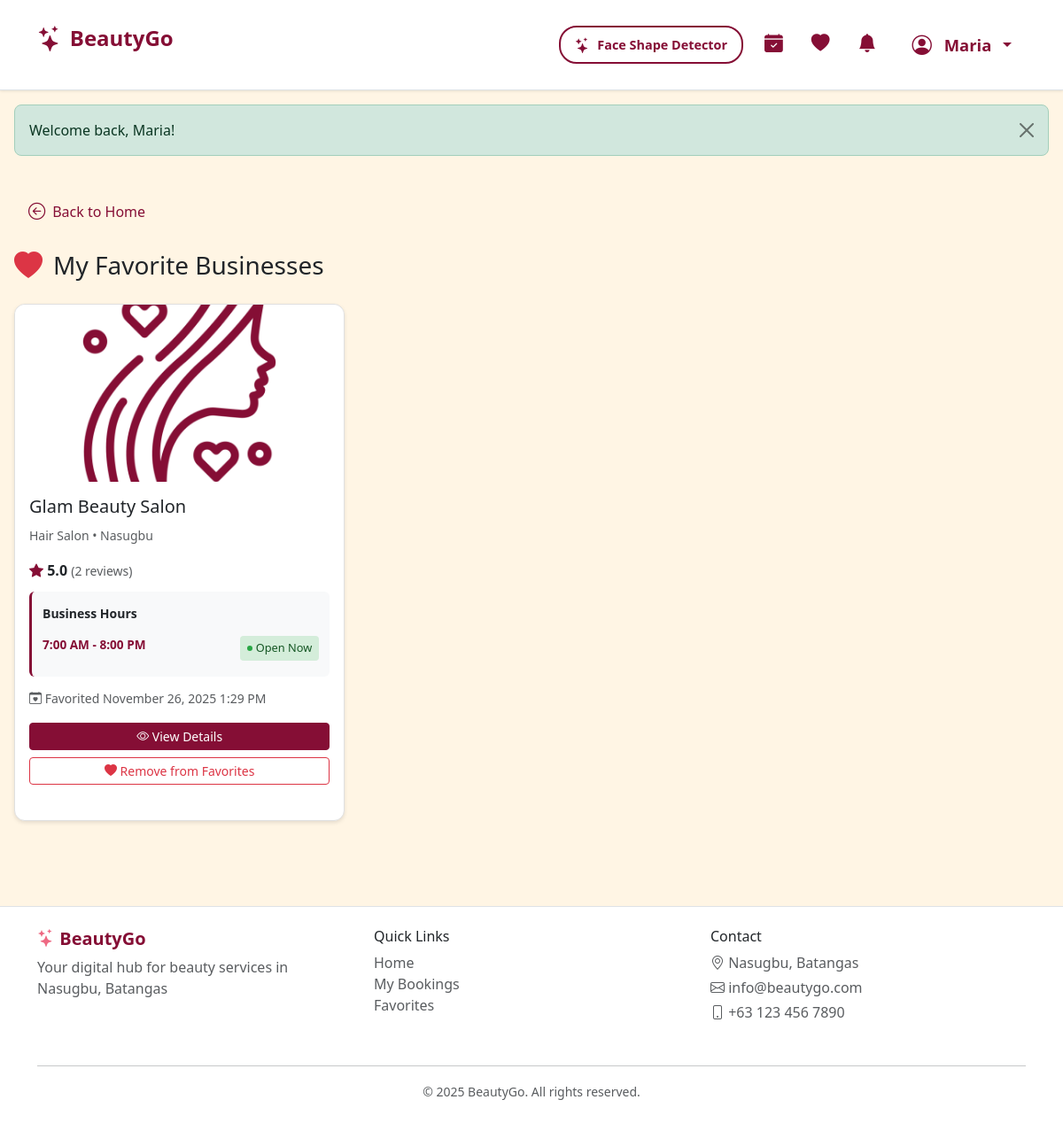
The page /favorites.php (signed in) on the database its author committed.
### tables this page shows
CREATE TABLE `customers` (
  `customer_id` int(11) NOT NULL,
  `fname` varchar(255) DEFAULT NULL,
  `mname` varchar(255) DEFAULT NULL,
  `surname` varchar(255) DEFAULT NULL,
  `cstmr_num` varchar(255) DEFAULT NULL,
  `cstmr_email` varchar(255) DEFAULT NULL,
  `cstmr_password` varchar(255) DEFAULT NULL,
  `cstmr_address` varchar(255) DEFAULT NULL,
  `registration_date` timestamp NOT NULL DEFAULT current_timestamp(),
  `profile_pic` longblob DEFAULT NULL
);

CREATE TABLE `favorites` (
  `favorite_id` int(11) NOT NULL,
  `customer_id` int(11) NOT NULL,
  `business_id` int(11) NOT NULL,
  `created_at` timestamp NOT NULL DEFAULT current_timestamp(),
  `is_new` tinyint(1) DEFAULT 1 COMMENT '1 = new/unseen, 0 = seen'
);

CREATE TABLE `businesses` (
  `business_id` int(11) NOT NULL,
  `business_name` varchar(255) DEFAULT NULL,
  `business_type` varchar(255) DEFAULT NULL,
  `business_desc` text DEFAULT NULL,
  `business_num` varchar(255) DEFAULT NULL,
  `business_email` varchar(255) DEFAULT NULL,
  `business_password` varchar(255) DEFAULT NULL,
  `business_address` varchar(255) DEFAULT NULL,
  `opening_hour` time NOT NULL,
  `closing_hour` time NOT NULL,
  `city` varchar(50) NOT NULL,
  `location` point DEFAULT NULL
);

### favorites.php (the view, shortened to what the rows shown need)
<?php
require_once 'backend/function_utilities.php';
require_once 'backend/function_customers.php';
require_once 'backend/function_favorites.php';
require_once 'backend/function_reviews.php';
$favorites = getCustomerFavorites($_SESSION['customer_id']);
include 'includes/header.php';
?>
<main class="container-fluid px-2 px-md-3 py-3 py-md-4">
    <div class="row">
        <div class="col-12">
            <h2 class="mb-4 favorites-heading">
                <i class="bi bi-heart-fill text-danger"></i> My Favorite Businesses
            </h2>
            <?php if (empty($favorites)): ?>
                <div class="text-center py-5">
                    <i class="bi bi-heart" style="font-size: 4rem; color: var(--color-burgundy);"></i>
                    <h4 class="mt-3">No favorites yet</h4>
                    <p class="text-muted">Start adding your favorite beauty businesses!</p>
                    <a href="index.php" class="btn btn-primary mt-3">
                        <i class="bi bi-search"></i> Browse Businesses
                    </a>
                </div>
            <?php else: ?>
                <div class="row">
                    <?php foreach ($favorites as $business): ?>
                        <?php
                        $businessImage = null;
                        if (!$businessImage) {
                            $defaultImages = [
                                'hair salon' => 'resources/salon.png',
                                'spa & wellness' => 'resources/spa.png',
                                'barbershop' => 'resources/barbers.png',
                                'beauty clinic' => 'resources/clinic.png',
                                'nail salon' => 'resources/nails.png'
                            ];
                            $businessType = strtolower($business['business_type'] ?? 'salon');
                            $businessImage = $defaultImages[$businessType] ?? 'resources/default.png';
                        }
                        $avgRating = calculateAverageRating($business['business_id']);
                        $reviews = getBusinessReviews($business['business_id']);
                        $reviewCount = count($reviews);
                        $conn = getDbConnection();
                        $stmtBusiness = $conn->prepare("
                            SELECT opening_hour, closing_hour
                            FROM businesses
                            WHERE business_id = ?
                        ");
                        $stmtBusiness->bind_param("i", $business['business_id']);
                        $stmtBusiness->execute();
                        $resultBusiness = $stmtBusiness->get_result();
                        $businessHours = $resultBusiness->fetch_assoc();
                        $isOpen = false;
                        if ($businessHours) {
                            $openingTime = substr($businessHours['opening_hour'], 0, 5);
                            $closingTime = substr($businessHours['closing_hour'], 0, 5);
                            $currentTime = date('H:i');
                            $isOpen = ($currentTime >= $openingTime && $currentTime < $closingTime);
                        }
                        ?>
                        <div class="col-md-4 mb-4">
                            <div class="card h-100 favorite-business-card">
                                <img src="<?php echo htmlspecialchars($businessImage); ?>"
                                     class="card-img-top business-image"
                                     alt="<?php echo htmlspecialchars($business['business_name']); ?>"
                                     onerror="this.src='resources/default.png'">
                                <div class="card-body">
                                    <h5 class="card-title"><?php echo htmlspecialchars($business['business_name']); ?></h5>
                                    <p class="card-text">
                                        <small class="text-muted">
                                            <?php echo ucfirst($business['business_type']); ?> • <?php echo htmlspecialchars($business['city']); ?>
                                        </small>
                                    </p>
                                    <div class="mb-2">
                                        <i class="bi bi-star-fill" style="color: var(--color-burgundy);"></i>
                                        <strong><?php echo number_format($avgRating, 1); ?></strong>
                                        <small class="text-muted">(<?php echo $reviewCount; ?> reviews)</small>
                                    </div>
                                    <?php if ($businessHours): ?>
                                        <div class="business-hours-info">
                                            <small><strong>Business Hours</strong></small>
                                            <div class="hours-row">
                                                <span class="hours-time">
                                                    <?php echo date('g:i A', strtotime($businessHours['opening_hour'])); ?> - <?php echo date('g:i A', strtotime($businessHours['closing_hour'])); ?>
                                                </span>
                                                <span class="business-status <?php echo $isOpen ? 'open' : 'closed'; ?>">
                                                    <span class="status-dot <?php echo $isOpen ? 'open' : 'closed'; ?>"></span>
                                                    <?php echo $isOpen ? 'Open Now' : 'Closed'; ?>
                                                </span>
                                            </div>
                                        </div>
                                    <?php endif; ?>
                                    <small class="text-muted">
                                        <i class="bi bi-calendar-heart"></i>
                                        Favorited <?php echo formatDateTime($business['favorited_at']); ?>
                                    </small>
                                    <div class="mt-3">
                                        <a href="business-detail.php?id=<?php echo $business['business_id']; ?>"
                                           class="btn btn-primary btn-sm w-100 mb-2">
                                            <i class="bi bi-eye"></i> View Details
                                        </a>
                                        <button class="btn btn-outline-danger btn-sm w-100"
                                                onclick="removeFavorite(<?php echo $business['business_id']; ?>)">
                                            <i class="bi bi-heart-fill"></i> Remove from Favorites
                                        </button>
                                    </div>
                                </div>
                            </div>
                        </div>
                    <?php endforeach; ?>
                </div>
            <?php endif; ?>
        </div>
    </div>
</main>
<?php include 'includes/footer.php'; ?>

### includes/header.php (shortened to what the rows shown need)
<!DOCTYPE html>
<html lang="en">
<head>
    <link href="https://cdn.jsdelivr.net/npm/bootstrap@5.3.0/dist/css/bootstrap.min.css" rel="stylesheet">
    <link rel="stylesheet" href="https://cdn.jsdelivr.net/npm/bootstrap-icons@1.10.0/font/bootstrap-icons.css">
    <link rel="stylesheet" href="css/styles.css?v=<?php echo time(); ?>">
</head>
<body>
    <nav class="navbar navbar-expand-lg navbar-light bg-white border-bottom sticky-top">
        <div class="container">
            <div class="collapse navbar-collapse" id="navbarNav">
                <ul class="navbar-nav ms-auto">
                    <?php if (isLoggedIn()): ?>
                        <?php
                        if (isBusinessLoggedIn()) {
                            $currentUser = getCurrentBusiness();
                            $displayName = $currentUser['business_name'] ?? 'Business';
                        } else {
                            $currentUser = getCurrentCustomer();
                            $displayName = $currentUser['fname'] ?? 'User';
                        }
                        ?>
                        <?php if (isBusinessLoggedIn()): ?>
                        <li class="nav-item dropdown profile-dropdown">
                            <a class="nav-link dropdown-toggle d-flex align-items-center gap-2" href="#" id="businessDropdown" role="button" data-bs-toggle="dropdown" aria-expanded="false">
                                <i class="bi bi-building"></i>
                                <span><?php echo htmlspecialchars($currentUser['business_name']); ?></span>
                            </a>
                                <ul class="dropdown-menu dropdown-menu-end" aria-labelledby="businessDropdown">
                                    <li><a class="dropdown-item" href="business-dashboard.php"><i class="bi bi-speedometer2"></i> Dashboard</a></li>
                                    <li><a class="dropdown-item" href="business-profile.php"><i class="bi bi-person-circle"></i> Profile</a></li>
                                    <li><hr class="dropdown-divider"></li>
                                    <li>
                                        <form action="backend/auth.php" method="POST" class="d-inline">
                                            <input type="hidden" name="action" value="logout">
                                            <button type="submit" class="dropdown-item text-danger"><i class="bi bi-box-arrow-right"></i> Logout</button>
                                        </form>
                                    </li>
                                </ul>
                            </li>
                        <?php else: ?>
                            <?php
                            $customerProfilePic = null;
                            if (isset($currentUser['customer_id'])) {
                                $conn = getDbConnection();
                                $stmt = $conn->prepare("SELECT profile_pic FROM customers WHERE customer_id = ?");
                                $stmt->bind_param("i", $currentUser['customer_id']);
                                $stmt->execute();
                                $result = $stmt->get_result();
                                if ($row = $result->fetch_assoc()) {
                                    $customerProfilePic = $row['profile_pic'];
                                }
                            }
                            ?>
                            <li class="nav-item dropdown profile-dropdown">
                                <a class="nav-link dropdown-toggle d-flex align-items-center gap-2" href="#" id="userDropdown" role="button" data-bs-toggle="dropdown" aria-expanded="false">
                                    <?php if (!empty($customerProfilePic)): ?>
                                        <img
                                             alt="Profile"
                                             style="width: 32px; height: 32px; border-radius: 50%; object-fit: cover; border: 2px solid var(--color-burgundy);">
                                    <?php else: ?>
                                        <i class="bi bi-person-circle"></i>
                                    <?php endif; ?>
                                    <span><?php echo htmlspecialchars($displayName); ?></span>
                                </a>
                            </li>
                        <?php endif; ?>
                    <?php endif; ?>
                </ul>
            </div>
        </div>
    </nav>

### rows shown on the page
customers: fname "Maria"
favorites: business.business_name "Glam Beauty Salon", business.business_type "Hair Salon", business.city "Nasugbu", avgRating "5.0", reviewCount "2", business.opening_hour "7:00 AM", business.closing_hour "8:00 PM", created_at "November 26, 2025 1:29 PM"

### other values the page prints
$_SESSION['success'] "Welcome back, Maria!"
